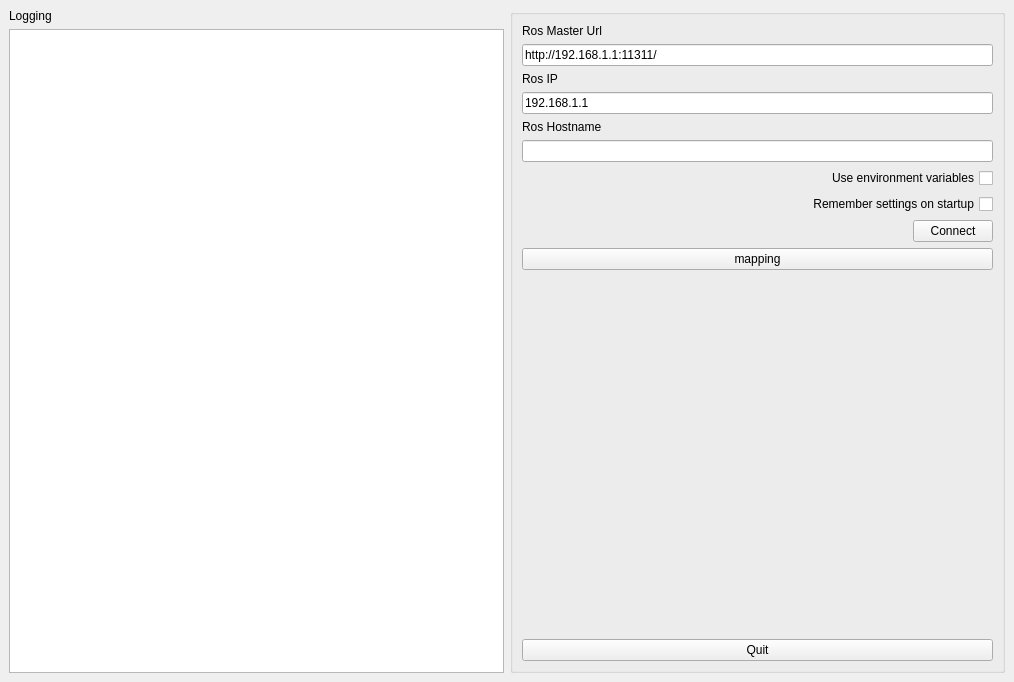
<?xml version="1.0" encoding="UTF-8"?>
<ui version="4.0">
 <class>main_window</class>
 <widget class="QMainWindow" name="main_window">
  <property name="geometry">
   <rect>
    <x>0</x>
    <y>0</y>
    <width>1014</width>
    <height>682</height>
   </rect>
  </property>
  <property name="windowTitle">
   <string>MainWindow</string>
  </property>
  <widget class="QWidget" name="widget_2">
   <layout class="QHBoxLayout" name="horizontalLayout_2">
    <item>
     <widget class="QWidget" name="widget_3" native="true">
      <layout class="QVBoxLayout" name="verticalLayout">
       <property name="leftMargin">
        <number>0</number>
       </property>
       <property name="topMargin">
        <number>0</number>
       </property>
       <property name="rightMargin">
        <number>0</number>
       </property>
       <property name="bottomMargin">
        <number>0</number>
       </property>
       <item>
        <widget class="QLabel" name="logging">
         <property name="text">
          <string>Logging</string>
         </property>
        </widget>
       </item>
       <item>
        <widget class="QListView" name="view_logging"/>
       </item>
      </layout>
     </widget>
    </item>
    <item>
     <widget class="QGroupBox" name="gridGroupBox_2">
      <property name="toolTip">
       <string/>
      </property>
      <layout class="QGridLayout" name="gridLayout_2">
       <item row="8" column="0">
        <widget class="QWidget" name="widget" native="true">
         <layout class="QHBoxLayout" name="horizontalLayout">
          <property name="leftMargin">
           <number>0</number>
          </property>
          <property name="topMargin">
           <number>0</number>
          </property>
          <property name="rightMargin">
           <number>0</number>
          </property>
          <property name="bottomMargin">
           <number>0</number>
          </property>
          <item>
           <spacer name="horizontalSpacer">
            <property name="orientation">
             <enum>Qt::Horizontal</enum>
            </property>
            <property name="sizeHint" stdset="0">
             <size>
              <width>40</width>
              <height>20</height>
             </size>
            </property>
           </spacer>
          </item>
          <item>
           <widget class="QPushButton" name="button_connect">
            <property name="text">
             <string>Connect</string>
            </property>
           </widget>
          </item>
         </layout>
        </widget>
       </item>
       <item row="6" column="0">
        <widget class="QCheckBox" name="checkbox_use_environment">
         <property name="layoutDirection">
          <enum>Qt::RightToLeft</enum>
         </property>
         <property name="text">
          <string>Use environment variables</string>
         </property>
        </widget>
       </item>
       <item row="1" column="0">
        <widget class="QLineEdit" name="line_edit_master">
         <property name="text">
          <string>http://192.168.1.1:11311/</string>
         </property>
         <property name="placeholderText">
          <string/>
         </property>
        </widget>
       </item>
       <item row="11" column="0">
        <widget class="QPushButton" name="quit_button">
         <property name="text">
          <string>Quit</string>
         </property>
        </widget>
       </item>
       <item row="10" column="0">
        <spacer name="verticalSpacer_2">
         <property name="orientation">
          <enum>Qt::Vertical</enum>
         </property>
         <property name="sizeHint" stdset="0">
          <size>
           <width>20</width>
           <height>40</height>
          </size>
         </property>
        </spacer>
       </item>
       <item row="5" column="0">
        <widget class="QLineEdit" name="line_edit_topic"/>
       </item>
       <item row="7" column="0">
        <widget class="QCheckBox" name="checkbox_remember_settings">
         <property name="layoutDirection">
          <enum>Qt::RightToLeft</enum>
         </property>
         <property name="text">
          <string>Remember settings on startup</string>
         </property>
        </widget>
       </item>
       <item row="3" column="0">
        <widget class="QLineEdit" name="line_edit_host">
         <property name="text">
          <string>192.168.1.1</string>
         </property>
        </widget>
       </item>
       <item row="4" column="0">
        <widget class="QLabel" name="label_4">
         <property name="text">
          <string>Ros Hostname</string>
         </property>
        </widget>
       </item>
       <item row="0" column="0">
        <widget class="QLabel" name="label_2">
         <property name="text">
          <string>Ros Master Url</string>
         </property>
        </widget>
       </item>
       <item row="2" column="0">
        <widget class="QLabel" name="label_3">
         <property name="text">
          <string>Ros IP</string>
         </property>
        </widget>
       </item>
       <item row="9" column="0">
        <widget class="QPushButton" name="btn_mapping">
         <property name="text">
          <string>mapping</string>
         </property>
        </widget>
       </item>
      </layout>
     </widget>
    </item>
   </layout>
  </widget>
 </widget>
 <resources/>
 <connections/>
</ui>
